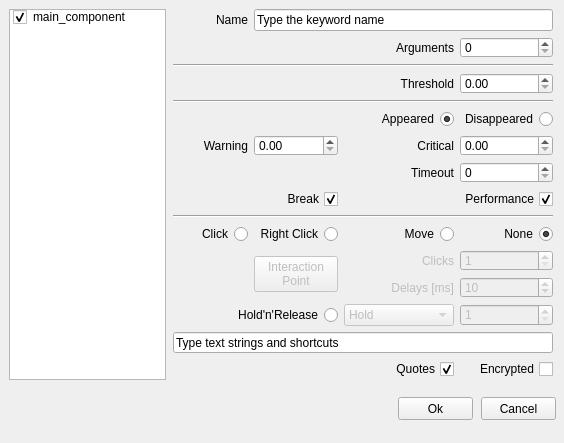
<?xml version="1.0" encoding="UTF-8"?>
<ui version="4.0">
 <class>Form</class>
 <widget class="QWidget" name="Form">
  <property name="geometry">
   <rect>
    <x>0</x>
    <y>0</y>
    <width>564</width>
    <height>443</height>
   </rect>
  </property>
  <property name="windowTitle">
   <string>Alyvix - Image Finder</string>
  </property>
  <widget class="QPushButton" name="pushButtonCancel">
   <property name="geometry">
    <rect>
     <x>481</x>
     <y>397</y>
     <width>75</width>
     <height>23</height>
    </rect>
   </property>
   <property name="text">
    <string>Cancel</string>
   </property>
  </widget>
  <widget class="QPushButton" name="pushButtonOk">
   <property name="geometry">
    <rect>
     <x>398</x>
     <y>397</y>
     <width>75</width>
     <height>23</height>
    </rect>
   </property>
   <property name="text">
    <string>Ok</string>
   </property>
  </widget>
  <widget class="QLabel" name="label_line">
   <property name="geometry">
    <rect>
     <x>100</x>
     <y>10000</y>
     <width>61</width>
     <height>21</height>
    </rect>
   </property>
   <property name="text">
    <string>Begin Line</string>
   </property>
   <property name="alignment">
    <set>Qt::AlignRight|Qt::AlignTrailing|Qt::AlignVCenter</set>
   </property>
  </widget>
  <widget class="QListWidget" name="listWidgetBlocks">
   <property name="geometry">
    <rect>
     <x>482</x>
     <y>10000</y>
     <width>81</width>
     <height>261</height>
    </rect>
   </property>
  </widget>
  <widget class="QPushButton" name="pushButtonAddBlock">
   <property name="geometry">
    <rect>
     <x>300</x>
     <y>10000</y>
     <width>71</width>
     <height>23</height>
    </rect>
   </property>
   <property name="text">
    <string>Add Block</string>
   </property>
  </widget>
  <widget class="QTextEdit" name="textEditCustomLines">
   <property name="geometry">
    <rect>
     <x>18</x>
     <y>10000</y>
     <width>456</width>
     <height>221</height>
    </rect>
   </property>
   <property name="tabStopWidth">
    <number>80</number>
   </property>
   <property name="acceptRichText">
    <bool>false</bool>
   </property>
  </widget>
  <widget class="QPushButton" name="pushButtonRemoveBlock">
   <property name="geometry">
    <rect>
     <x>380</x>
     <y>10000</y>
     <width>91</width>
     <height>23</height>
    </rect>
   </property>
   <property name="text">
    <string>Remove Block</string>
   </property>
  </widget>
  <widget class="QSpinBox" name="spinBoxLine">
   <property name="geometry">
    <rect>
     <x>170</x>
     <y>10000</y>
     <width>121</width>
     <height>22</height>
    </rect>
   </property>
   <property name="minimum">
    <number>1</number>
   </property>
   <property name="maximum">
    <number>99999</number>
   </property>
  </widget>
  <widget class="QListWidget" name="listWidget">
   <property name="geometry">
    <rect>
     <x>9</x>
     <y>9</y>
     <width>157</width>
     <height>371</height>
    </rect>
   </property>
   <property name="selectionMode">
    <enum>QAbstractItemView::SingleSelection</enum>
   </property>
   <item>
    <property name="text">
     <string>main_component</string>
    </property>
    <property name="checkState">
     <enum>Checked</enum>
    </property>
   </item>
  </widget>
  <widget class="QWidget" name="widget" native="true">
   <property name="geometry">
    <rect>
     <x>173</x>
     <y>9</y>
     <width>381</width>
     <height>376</height>
    </rect>
   </property>
   <widget class="QWidget" name="gridLayoutWidget">
    <property name="geometry">
     <rect>
      <x>0</x>
      <y>0</y>
      <width>380</width>
      <height>370</height>
     </rect>
    </property>
    <layout class="QGridLayout" name="gridLayout">
     <item row="12" column="2">
      <widget class="QLabel" name="labelClickDelay">
       <property name="enabled">
        <bool>false</bool>
       </property>
       <property name="text">
        <string>Delays [ms]</string>
       </property>
       <property name="alignment">
        <set>Qt::AlignRight|Qt::AlignTrailing|Qt::AlignVCenter</set>
       </property>
      </widget>
     </item>
     <item row="3" column="0" colspan="3">
      <widget class="QLabel" name="threshold_label">
       <property name="text">
        <string>Threshold</string>
       </property>
       <property name="alignment">
        <set>Qt::AlignRight|Qt::AlignTrailing|Qt::AlignVCenter</set>
       </property>
      </widget>
     </item>
     <item row="10" column="1">
      <widget class="QRadioButton" name="rightclickRadio">
       <property name="layoutDirection">
        <enum>Qt::RightToLeft</enum>
       </property>
       <property name="text">
        <string>Right Click</string>
       </property>
       <attribute name="buttonGroup">
        <string notr="true">buttonGroup_2</string>
       </attribute>
      </widget>
     </item>
     <item row="14" column="0" colspan="4">
      <widget class="QLineEdit" name="inserttext">
       <property name="text">
        <string>Type text strings and shortcuts</string>
       </property>
      </widget>
     </item>
     <item row="11" column="1" rowspan="2">
      <widget class="QPushButton" name="pushButtonXYoffset">
       <property name="enabled">
        <bool>false</bool>
       </property>
       <property name="text">
        <string>Interaction
Point</string>
       </property>
      </widget>
     </item>
     <item row="9" column="0" colspan="4">
      <widget class="Line" name="line_10">
       <property name="orientation">
        <enum>Qt::Horizontal</enum>
       </property>
      </widget>
     </item>
     <item row="2" column="0" colspan="4">
      <widget class="Line" name="line_3">
       <property name="orientation">
        <enum>Qt::Horizontal</enum>
       </property>
      </widget>
     </item>
     <item row="10" column="3">
      <widget class="QRadioButton" name="dontclickRadio">
       <property name="layoutDirection">
        <enum>Qt::RightToLeft</enum>
       </property>
       <property name="text">
        <string>None</string>
       </property>
       <property name="checked">
        <bool>true</bool>
       </property>
       <attribute name="buttonGroup">
        <string notr="true">buttonGroup_2</string>
       </attribute>
      </widget>
     </item>
     <item row="15" column="3">
      <widget class="QCheckBox" name="text_encrypted">
       <property name="layoutDirection">
        <enum>Qt::RightToLeft</enum>
       </property>
       <property name="text">
        <string> Encrypted</string>
       </property>
       <property name="checked">
        <bool>false</bool>
       </property>
      </widget>
     </item>
     <item row="15" column="2">
      <widget class="QCheckBox" name="add_quotes">
       <property name="layoutDirection">
        <enum>Qt::RightToLeft</enum>
       </property>
       <property name="text">
        <string>Quotes</string>
       </property>
       <property name="checked">
        <bool>true</bool>
       </property>
      </widget>
     </item>
     <item row="13" column="0" colspan="2">
      <widget class="QRadioButton" name="holdreleaseRadio">
       <property name="layoutDirection">
        <enum>Qt::RightToLeft</enum>
       </property>
       <property name="text">
        <string>Hold'n'Release</string>
       </property>
       <attribute name="buttonGroup">
        <string notr="true">buttonGroup_2</string>
       </attribute>
      </widget>
     </item>
     <item row="13" column="3">
      <widget class="QSpinBox" name="holdreleaseSpinBox">
       <property name="enabled">
        <bool>false</bool>
       </property>
       <property name="minimum">
        <number>1</number>
       </property>
       <property name="maximum">
        <number>9999</number>
       </property>
      </widget>
     </item>
     <item row="12" column="3">
      <widget class="QSpinBox" name="clickdelay_spinbox">
       <property name="enabled">
        <bool>false</bool>
       </property>
       <property name="minimum">
        <number>1</number>
       </property>
       <property name="maximum">
        <number>60000</number>
       </property>
       <property name="value">
        <number>10</number>
       </property>
      </widget>
     </item>
     <item row="10" column="0">
      <widget class="QRadioButton" name="clickRadio">
       <property name="layoutDirection">
        <enum>Qt::RightToLeft</enum>
       </property>
       <property name="text">
        <string>Click</string>
       </property>
       <attribute name="buttonGroup">
        <string notr="true">buttonGroup_2</string>
       </attribute>
      </widget>
     </item>
     <item row="4" column="0" colspan="4">
      <widget class="Line" name="line_8">
       <property name="orientation">
        <enum>Qt::Horizontal</enum>
       </property>
      </widget>
     </item>
     <item row="10" column="2">
      <widget class="QRadioButton" name="movemouseRadio">
       <property name="layoutDirection">
        <enum>Qt::RightToLeft</enum>
       </property>
       <property name="text">
        <string>Move</string>
       </property>
       <property name="checked">
        <bool>false</bool>
       </property>
       <attribute name="buttonGroup">
        <string notr="true">buttonGroup_2</string>
       </attribute>
      </widget>
     </item>
     <item row="13" column="2">
      <widget class="QComboBox" name="holdreleaseComboBox">
       <property name="enabled">
        <bool>false</bool>
       </property>
       <item>
        <property name="text">
         <string>Hold</string>
        </property>
       </item>
       <item>
        <property name="text">
         <string>Release</string>
        </property>
       </item>
       <item>
        <property name="text">
         <string>Release Up</string>
        </property>
       </item>
       <item>
        <property name="text">
         <string>Release Down</string>
        </property>
       </item>
       <item>
        <property name="text">
         <string>Release Left</string>
        </property>
       </item>
       <item>
        <property name="text">
         <string>Release Right</string>
        </property>
       </item>
      </widget>
     </item>
     <item row="3" column="3">
      <widget class="QDoubleSpinBox" name="doubleSpinBoxThreshold">
       <property name="maximum">
        <double>1.000000000000000</double>
       </property>
       <property name="singleStep">
        <double>0.050000000000000</double>
       </property>
      </widget>
     </item>
     <item row="11" column="3">
      <widget class="QSpinBox" name="clicknumber_spinbox">
       <property name="enabled">
        <bool>false</bool>
       </property>
       <property name="minimum">
        <number>1</number>
       </property>
      </widget>
     </item>
     <item row="11" column="2">
      <widget class="QLabel" name="labelClickNumber">
       <property name="enabled">
        <bool>false</bool>
       </property>
       <property name="text">
        <string>Clicks</string>
       </property>
       <property name="alignment">
        <set>Qt::AlignRight|Qt::AlignTrailing|Qt::AlignVCenter</set>
       </property>
      </widget>
     </item>
     <item row="1" column="2">
      <widget class="QLabel" name="labelArgs">
       <property name="text">
        <string>Arguments</string>
       </property>
       <property name="alignment">
        <set>Qt::AlignRight|Qt::AlignTrailing|Qt::AlignVCenter</set>
       </property>
      </widget>
     </item>
     <item row="6" column="0">
      <widget class="QLabel" name="labelWarning">
       <property name="text">
        <string>Warning</string>
       </property>
       <property name="alignment">
        <set>Qt::AlignRight|Qt::AlignTrailing|Qt::AlignVCenter</set>
       </property>
      </widget>
     </item>
     <item row="7" column="3">
      <widget class="QSpinBox" name="timeout_spinbox">
       <property name="maximum">
        <number>999999</number>
       </property>
      </widget>
     </item>
     <item row="6" column="3">
      <widget class="QDoubleSpinBox" name="doubleSpinBoxCritical">
       <property name="maximum">
        <double>9999.989999999999782</double>
       </property>
       <property name="singleStep">
        <double>1.000000000000000</double>
       </property>
      </widget>
     </item>
     <item row="6" column="1">
      <widget class="QDoubleSpinBox" name="doubleSpinBoxWarning">
       <property name="maximum">
        <double>9999.989999999999782</double>
       </property>
       <property name="singleStep">
        <double>1.000000000000000</double>
       </property>
      </widget>
     </item>
     <item row="7" column="2">
      <widget class="QLabel" name="timeout_label">
       <property name="text">
        <string>Timeout</string>
       </property>
       <property name="alignment">
        <set>Qt::AlignRight|Qt::AlignTrailing|Qt::AlignVCenter</set>
       </property>
      </widget>
     </item>
     <item row="1" column="3">
      <widget class="QSpinBox" name="spinBoxArgs"/>
     </item>
     <item row="5" column="3">
      <widget class="QRadioButton" name="wait_disapp_radio">
       <property name="layoutDirection">
        <enum>Qt::RightToLeft</enum>
       </property>
       <property name="text">
        <string>Disappeared</string>
       </property>
       <property name="checked">
        <bool>false</bool>
       </property>
       <attribute name="buttonGroup">
        <string notr="true">buttonGroup_5</string>
       </attribute>
      </widget>
     </item>
     <item row="6" column="2">
      <widget class="QLabel" name="labelCritical">
       <property name="text">
        <string>Critical</string>
       </property>
       <property name="alignment">
        <set>Qt::AlignRight|Qt::AlignTrailing|Qt::AlignVCenter</set>
       </property>
      </widget>
     </item>
     <item row="8" column="0" colspan="2">
      <widget class="QCheckBox" name="timeout_exception">
       <property name="layoutDirection">
        <enum>Qt::RightToLeft</enum>
       </property>
       <property name="text">
        <string>Break</string>
       </property>
       <property name="checked">
        <bool>true</bool>
       </property>
      </widget>
     </item>
     <item row="8" column="2" colspan="2">
      <widget class="QCheckBox" name="checkBoxEnablePerformance">
       <property name="layoutDirection">
        <enum>Qt::RightToLeft</enum>
       </property>
       <property name="text">
        <string>Performance</string>
       </property>
       <property name="checked">
        <bool>true</bool>
       </property>
      </widget>
     </item>
     <item row="0" column="1" colspan="3">
      <widget class="QLineEdit" name="namelineedit">
       <property name="text">
        <string>Type the keyword name</string>
       </property>
      </widget>
     </item>
     <item row="0" column="0">
      <widget class="QLabel" name="labelName">
       <property name="layoutDirection">
        <enum>Qt::LeftToRight</enum>
       </property>
       <property name="text">
        <string>Name</string>
       </property>
       <property name="alignment">
        <set>Qt::AlignRight|Qt::AlignTrailing|Qt::AlignVCenter</set>
       </property>
      </widget>
     </item>
     <item row="5" column="0" colspan="3">
      <widget class="QRadioButton" name="wait_radio">
       <property name="layoutDirection">
        <enum>Qt::RightToLeft</enum>
       </property>
       <property name="text">
        <string>Appeared</string>
       </property>
       <property name="checked">
        <bool>true</bool>
       </property>
       <attribute name="buttonGroup">
        <string notr="true">buttonGroup_5</string>
       </attribute>
      </widget>
     </item>
    </layout>
   </widget>
  </widget>
  <widget class="QWidget" name="widget_2" native="true">
   <property name="geometry">
    <rect>
     <x>173</x>
     <y>8000</y>
     <width>381</width>
     <height>251</height>
    </rect>
   </property>
   <widget class="QWidget" name="gridLayoutWidget_2">
    <property name="geometry">
     <rect>
      <x>0</x>
      <y>0</y>
      <width>380</width>
      <height>242</height>
     </rect>
    </property>
    <layout class="QGridLayout" name="gridLayout_2">
     <item row="3" column="2">
      <widget class="QLabel" name="labelClickNumber_2">
       <property name="enabled">
        <bool>false</bool>
       </property>
       <property name="text">
        <string>Clicks</string>
       </property>
       <property name="alignment">
        <set>Qt::AlignRight|Qt::AlignTrailing|Qt::AlignVCenter</set>
       </property>
      </widget>
     </item>
     <item row="4" column="2">
      <widget class="QLabel" name="labelClickDelay_2">
       <property name="enabled">
        <bool>false</bool>
       </property>
       <property name="text">
        <string>Delays [ms]</string>
       </property>
       <property name="alignment">
        <set>Qt::AlignRight|Qt::AlignTrailing|Qt::AlignVCenter</set>
       </property>
      </widget>
     </item>
     <item row="2" column="3">
      <widget class="QRadioButton" name="dontclickRadio_2">
       <property name="layoutDirection">
        <enum>Qt::RightToLeft</enum>
       </property>
       <property name="text">
        <string>None</string>
       </property>
       <property name="checked">
        <bool>true</bool>
       </property>
       <attribute name="buttonGroup">
        <string notr="true">buttonGroup_4</string>
       </attribute>
      </widget>
     </item>
     <item row="4" column="3">
      <widget class="QSpinBox" name="clickdelay_spinbox_2">
       <property name="enabled">
        <bool>false</bool>
       </property>
       <property name="minimum">
        <number>1</number>
       </property>
       <property name="maximum">
        <number>60000</number>
       </property>
       <property name="value">
        <number>10</number>
       </property>
      </widget>
     </item>
     <item row="7" column="2">
      <widget class="QCheckBox" name="add_quotes_2">
       <property name="layoutDirection">
        <enum>Qt::RightToLeft</enum>
       </property>
       <property name="text">
        <string>Quotes</string>
       </property>
       <property name="checked">
        <bool>true</bool>
       </property>
      </widget>
     </item>
     <item row="5" column="2">
      <widget class="QComboBox" name="holdreleaseComboBox_2">
       <property name="enabled">
        <bool>false</bool>
       </property>
       <item>
        <property name="text">
         <string>Hold</string>
        </property>
       </item>
       <item>
        <property name="text">
         <string>Release</string>
        </property>
       </item>
       <item>
        <property name="text">
         <string>Release Up</string>
        </property>
       </item>
       <item>
        <property name="text">
         <string>Release Down</string>
        </property>
       </item>
       <item>
        <property name="text">
         <string>Release Left</string>
        </property>
       </item>
       <item>
        <property name="text">
         <string>Release Right</string>
        </property>
       </item>
      </widget>
     </item>
     <item row="6" column="0" colspan="4">
      <widget class="QLineEdit" name="inserttext_2">
       <property name="text">
        <string>Type text strings and shortcuts</string>
       </property>
      </widget>
     </item>
     <item row="3" column="1" rowspan="2">
      <widget class="QPushButton" name="pushButtonXYoffset_2">
       <property name="enabled">
        <bool>false</bool>
       </property>
       <property name="text">
        <string>Interaction
Point</string>
       </property>
      </widget>
     </item>
     <item row="1" column="0" colspan="4">
      <widget class="Line" name="line_5">
       <property name="orientation">
        <enum>Qt::Horizontal</enum>
       </property>
      </widget>
     </item>
     <item row="2" column="0">
      <widget class="QRadioButton" name="clickRadio_2">
       <property name="layoutDirection">
        <enum>Qt::RightToLeft</enum>
       </property>
       <property name="text">
        <string>Click</string>
       </property>
       <attribute name="buttonGroup">
        <string notr="true">buttonGroup_4</string>
       </attribute>
      </widget>
     </item>
     <item row="2" column="1">
      <widget class="QRadioButton" name="rightclickRadio_2">
       <property name="layoutDirection">
        <enum>Qt::RightToLeft</enum>
       </property>
       <property name="text">
        <string>Right Click</string>
       </property>
       <attribute name="buttonGroup">
        <string notr="true">buttonGroup_4</string>
       </attribute>
      </widget>
     </item>
     <item row="7" column="3">
      <widget class="QCheckBox" name="text_encrypted_2">
       <property name="layoutDirection">
        <enum>Qt::RightToLeft</enum>
       </property>
       <property name="text">
        <string>Encrypted</string>
       </property>
       <property name="checked">
        <bool>false</bool>
       </property>
      </widget>
     </item>
     <item row="3" column="3">
      <widget class="QSpinBox" name="clicknumber_spinbox_2">
       <property name="enabled">
        <bool>false</bool>
       </property>
       <property name="minimum">
        <number>1</number>
       </property>
      </widget>
     </item>
     <item row="5" column="3">
      <widget class="QSpinBox" name="holdreleaseSpinBox_2">
       <property name="enabled">
        <bool>false</bool>
       </property>
       <property name="minimum">
        <number>1</number>
       </property>
       <property name="maximum">
        <number>9999</number>
       </property>
      </widget>
     </item>
     <item row="0" column="0" colspan="3">
      <widget class="QLabel" name="threshold_label_2">
       <property name="text">
        <string>Threshold</string>
       </property>
       <property name="alignment">
        <set>Qt::AlignRight|Qt::AlignTrailing|Qt::AlignVCenter</set>
       </property>
      </widget>
     </item>
     <item row="2" column="2">
      <widget class="QRadioButton" name="movemouseRadio_2">
       <property name="layoutDirection">
        <enum>Qt::RightToLeft</enum>
       </property>
       <property name="text">
        <string>Move</string>
       </property>
       <property name="checked">
        <bool>false</bool>
       </property>
       <attribute name="buttonGroup">
        <string notr="true">buttonGroup_4</string>
       </attribute>
      </widget>
     </item>
     <item row="0" column="3">
      <widget class="QDoubleSpinBox" name="doubleSpinBoxThreshold_2">
       <property name="maximum">
        <double>1.000000000000000</double>
       </property>
       <property name="singleStep">
        <double>0.050000000000000</double>
       </property>
      </widget>
     </item>
     <item row="5" column="0" colspan="2">
      <widget class="QRadioButton" name="holdreleaseRadio_2">
       <property name="layoutDirection">
        <enum>Qt::RightToLeft</enum>
       </property>
       <property name="text">
        <string>Hold'n'Release</string>
       </property>
       <attribute name="buttonGroup">
        <string notr="true">buttonGroup_4</string>
       </attribute>
      </widget>
     </item>
    </layout>
   </widget>
  </widget>
  <widget class="QLabel" name="roi_width_label">
   <property name="geometry">
    <rect>
     <x>138</x>
     <y>10000</y>
     <width>89</width>
     <height>20</height>
    </rect>
   </property>
   <property name="text">
    <string>Roi Width</string>
   </property>
   <property name="alignment">
    <set>Qt::AlignRight|Qt::AlignTrailing|Qt::AlignVCenter</set>
   </property>
  </widget>
  <widget class="QLabel" name="roi_height_label">
   <property name="geometry">
    <rect>
     <x>327</x>
     <y>10000</y>
     <width>94</width>
     <height>20</height>
    </rect>
   </property>
   <property name="text">
    <string>Roi Height</string>
   </property>
   <property name="alignment">
    <set>Qt::AlignRight|Qt::AlignTrailing|Qt::AlignVCenter</set>
   </property>
  </widget>
  <widget class="Line" name="line_9">
   <property name="geometry">
    <rect>
     <x>138</x>
     <y>10000</y>
     <width>378</width>
     <height>3</height>
    </rect>
   </property>
   <property name="orientation">
    <enum>Qt::Horizontal</enum>
   </property>
  </widget>
  <widget class="QSpinBox" name="roi_height_spinbox">
   <property name="geometry">
    <rect>
     <x>427</x>
     <y>10000</y>
     <width>89</width>
     <height>20</height>
    </rect>
   </property>
   <property name="maximum">
    <number>9999</number>
   </property>
  </widget>
  <widget class="QSpinBox" name="roi_y_spinbox">
   <property name="geometry">
    <rect>
     <x>427</x>
     <y>10000</y>
     <width>89</width>
     <height>20</height>
    </rect>
   </property>
   <property name="minimum">
    <number>-9999</number>
   </property>
   <property name="maximum">
    <number>9999</number>
   </property>
  </widget>
  <widget class="QSpinBox" name="roi_width_spinbox">
   <property name="geometry">
    <rect>
     <x>233</x>
     <y>10000</y>
     <width>88</width>
     <height>20</height>
    </rect>
   </property>
   <property name="maximum">
    <number>9999</number>
   </property>
  </widget>
  <widget class="QLabel" name="roi_y_label">
   <property name="geometry">
    <rect>
     <x>327</x>
     <y>10000</y>
     <width>94</width>
     <height>20</height>
    </rect>
   </property>
   <property name="text">
    <string>Roi Y</string>
   </property>
   <property name="alignment">
    <set>Qt::AlignRight|Qt::AlignTrailing|Qt::AlignVCenter</set>
   </property>
  </widget>
  <widget class="QSpinBox" name="roi_x_spinbox">
   <property name="geometry">
    <rect>
     <x>233</x>
     <y>10000</y>
     <width>88</width>
     <height>20</height>
    </rect>
   </property>
   <property name="minimum">
    <number>-9999</number>
   </property>
   <property name="maximum">
    <number>9999</number>
   </property>
  </widget>
  <widget class="QLabel" name="roi_x_label">
   <property name="geometry">
    <rect>
     <x>138</x>
     <y>10000</y>
     <width>89</width>
     <height>20</height>
    </rect>
   </property>
   <property name="text">
    <string>Roi X</string>
   </property>
   <property name="alignment">
    <set>Qt::AlignRight|Qt::AlignTrailing|Qt::AlignVCenter</set>
   </property>
  </widget>
  <widget class="QRadioButton" name="find_radio">
   <property name="geometry">
    <rect>
     <x>80</x>
     <y>7800</y>
     <width>88</width>
     <height>17</height>
    </rect>
   </property>
   <property name="layoutDirection">
    <enum>Qt::RightToLeft</enum>
   </property>
   <property name="text">
    <string>Find</string>
   </property>
   <attribute name="buttonGroup">
    <string notr="true">buttonGroup_5</string>
   </attribute>
  </widget>
 </widget>
 <resources/>
 <connections/>
 <buttongroups>
  <buttongroup name="buttonGroup_2"/>
  <buttongroup name="buttonGroup_4"/>
  <buttongroup name="buttonGroup_5"/>
 </buttongroups>
</ui>
